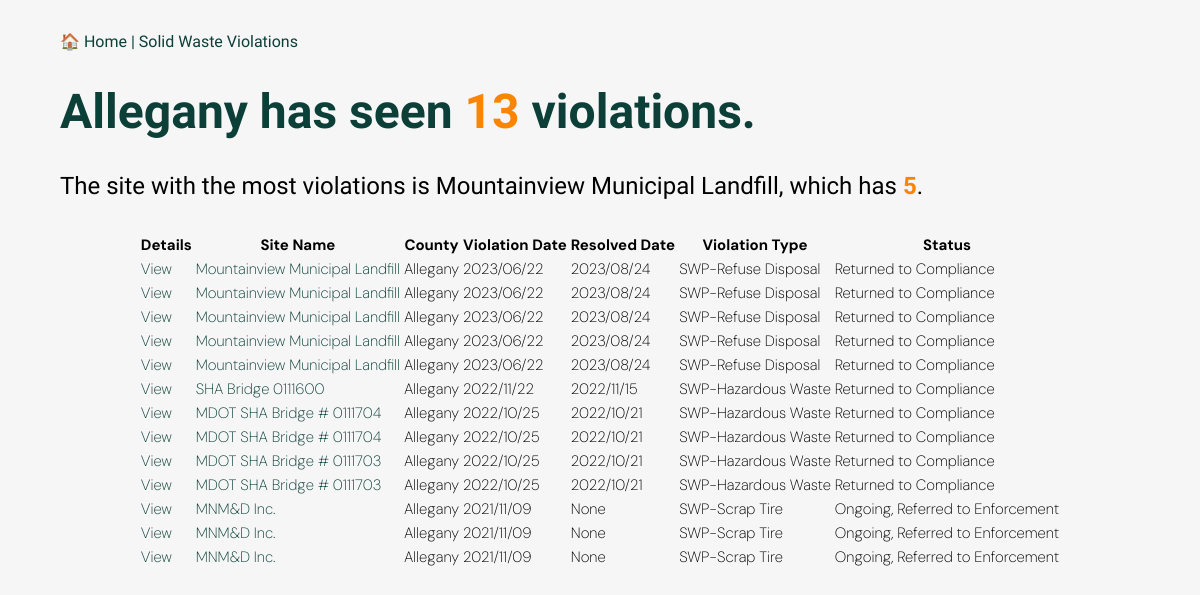
The app's page /county/allegany-county with its own data.
### app.py (models this page shows, shortened)
class Violation(Model):
    site_no = CharField()
    site_name = CharField()
    street_address = CharField()
    city_state_zip = CharField()
    county = CharField()
    media = CharField()
    violation_date = DateTimeField()
    status = CharField()
    resolved_date = DateTimeField()
    violation = CharField()
    id = CharField(primary_key=True, unique=True)
    latitude = FloatField()
    longitude = FloatField()
    class Meta:
        table_name = "violations"
        database = db

### app.py (the view)
@app.route("/county/<slug>")
def county(slug):
    county = County.get(County.slug == slug)
    county_total_count = Violation.select().where(Violation.county == county.county).count()
    total_violations = (Violation
                        .select()
                        .where(Violation.county == county.county)
                        .count())
    violation_list = Violation.select().where(
        Violation.county == county.county
    ).order_by(Violation.violation_date.desc())
    most_violations_site = (
        Violation
        .select(Violation.site_no, Violation.site_name, fn.COUNT(Violation.site_no).alias('count'))
        .where(Violation.county == county.county)
        .group_by(Violation.site_no, Violation.site_name)
        .order_by(fn.COUNT(Violation.site_no).desc())
        .limit(1)
        .get()
    )
    most_violations_info = {
        'site_no': most_violations_site.site_no,
        'site_name': most_violations_site.site_name,
        'count': most_violations_site.count
    }
    return render_template('county.html', county=county, county_total_count=county_total_count, violation_list = violation_list,most_violations_info=most_violations_info)

### templates/county.html (shortened to what this page needs)
<!doctype html>
<html>
  <head>
    <link href="https://cdn.datatables.net/v/dt/dt-2.0.7/r-3.0.2/datatables.min.css" rel="stylesheet">
    <link rel="stylesheet" href="{{ url_for('static', filename='style.css') }}">
  </head>
  <body>
      <div class="jumbotron">
        <div class="container">
          <nav class="navbar navbar-expand-lg navbar-dark bg-dark">
            <a class="navbar-brand" href="/">&#127968 Home | Solid Waste Violations</a>
          </nav>
          <h1 class="display-4"> {{ county.county }} has seen <div class="total">{{ county_total_count }}</div> violations.</h1>
          <h2>The site with the most violations is {{ most_violations_info.site_name }}, which has <div class="total">{{ most_violations_info.count }}</div>.</h2>
          <table id="violations" class="display">
          <thead>
            <tr>
              <th>Details</th>
              <th>Site Name</th>
              <th>County</th>
              <th>Violation Date</th>
              <th>Resolved Date</th>
              <th>Violation Type</th>
              <th>Status</th>
          </tr>
        </thead>
        <tbody>
          {% for violation in violation_list %}
          <tr>
            <td><a href="{{ url_for('detail', id=violation.id) }}">View</a></td>
            <td><a href="{{ url_for('site', site_no=violation.site_no) }}">{{ violation.site_name }}</a></td>
            <td>{{ violation.county }}</td>
            <td>{{ violation.violation_date }}</td>
            <td>{{ violation.resolved_date if violation.resolved_date not in ['', 'None'] else 'None' }}</td>
            <td>{{ violation.media }}</td>
            <td>{{ violation.status }}</td>
          </tr>
          {% endfor %}
        </tbody>
        </table>
        </div>
      </div>
  </body>
</html>

### static/style.css (style rules this page uses)
table { font-size: 15px; font-family: 'DM Sans', sans-serif; font-weight: 200; table-layout: fixed; margin: auto; }
.container { width: 90%; margin: auto; overflow-x: auto; }
tr, td, th { border-color: #f2f2f2; box-sizing: border-box; }
body { margin: 0 auto; padding: 0; font-family: 'Raleway', sans-serif; background-color: #F6F6F6; max-width: 1200px; margin-top: 2em; margin-bottom: 1em; }
h1 { color: #0B3F38; font-size: 3em; }
.total { font-weight: bold; color: #fb8500; display: inline; }
a { text-decoration: none; color: #0B3F38; }
h1 { font-size: 3em; }
h2 { font-weight: normal; }

### records on screen
Violation: site_name "Mountainview Municipal Landfill", county "Allegany", violation_date "2023/06/22", resolved_date "2023/08/24", media "SWP-Refuse Disposal", status "Returned to Compliance"
Violation: site_name "Mountainview Municipal Landfill", county "Allegany", violation_date "2023/06/22", resolved_date "2023/08/24", media "SWP-Refuse Disposal", status "Returned to Compliance"
Violation: site_name "Mountainview Municipal Landfill", county "Allegany", violation_date "2023/06/22", resolved_date "2023/08/24", media "SWP-Refuse Disposal", status "Returned to Compliance"
Violation: site_name "Mountainview Municipal Landfill", county "Allegany", violation_date "2023/06/22", resolved_date "2023/08/24", media "SWP-Refuse Disposal", status "Returned to Compliance"
Violation: site_name "Mountainview Municipal Landfill", county "Allegany", violation_date "2023/06/22", resolved_date "2023/08/24", media "SWP-Refuse Disposal", status "Returned to Compliance"
Violation: site_name "SHA Bridge 0111600", county "Allegany", violation_date "2022/11/22", resolved_date "2022/11/15", media "SWP-Hazardous Waste", status "Returned to Compliance"
Violation: site_name "MDOT SHA Bridge # 0111704", county "Allegany", violation_date "2022/10/25", resolved_date "2022/10/21", media "SWP-Hazardous Waste", status "Returned to Compliance"
Violation: site_name "MDOT SHA Bridge # 0111704", county "Allegany", violation_date "2022/10/25", resolved_date "2022/10/21", media "SWP-Hazardous Waste", status "Returned to Compliance"
Violation: site_name "MDOT SHA Bridge # 0111703", county "Allegany", violation_date "2022/10/25", resolved_date "2022/10/21", media "SWP-Hazardous Waste", status "Returned to Compliance"
Violation: site_name "MDOT SHA Bridge # 0111703", county "Allegany", violation_date "2022/10/25", resolved_date "2022/10/21", media "SWP-Hazardous Waste", status "Returned to Compliance"
Violation: site_name "MNM&D Inc.", county "Allegany", violation_date "2021/11/09", resolved_date "None", media "SWP-Scrap Tire", status "Ongoing, Referred to Enforcement"
Violation: site_name "MNM&D Inc.", county "Allegany", violation_date "2021/11/09", resolved_date "None", media "SWP-Scrap Tire", status "Ongoing, Referred to Enforcement"
Violation: site_name "MNM&D Inc.", county "Allegany", violation_date "2021/11/09", resolved_date "None", media "SWP-Scrap Tire", status "Ongoing, Referred to Enforcement"

### other values on screen
{{ county.county }} "Allegany"
{{ county_total_count }} "13"
{{ most_violations_info.site_name }} "Mountainview Municipal Landfill"
{{ most_violations_info.count }} "5"
